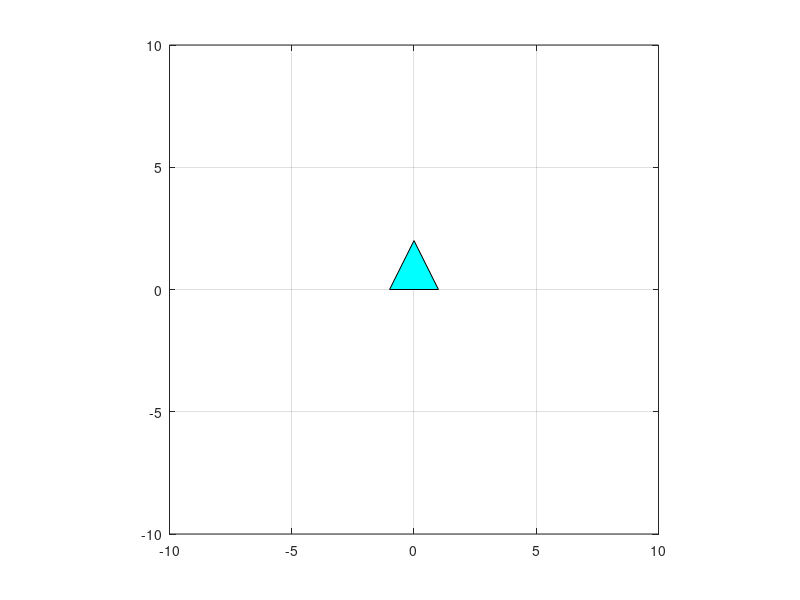

MATLAB code for this plot: (Note: this script raises an error after producing the figure.)
close

P1 = [-1 0]';
P2 = [1 0]';
P3 = [0 2]';
A1 = [P1 P2 P3];

N = 50;

h = fill(A1(1,:), A1(2,:), 'c');
axis equal;
axis([-10 10 -10 10]);
grid on;

A1h = [A1; 1 1 1]; % homogeneous coords

u1 = [3 4]';
for i = linspace(0,1,N)
    uStep = u1 * i;
    An = TransGeom(uStep(1), uStep(2), 0)*A1h;
    set(h, 'XData', An(1,:), 'YData', An(2,:));
    pause(0.05);
end

A1h = An;
alpha = 80;
for i = linspace(0,1,N)
    alphaStep = alpha * i;
    An = TransGeom(0, 0, alphaStep)*A1h;
    set(h, 'XData', An(1,:), 'YData', An(2,:));
    pause(0.05);
end

A1h = An;
u2 = [2 -5]';
for i = linspace(0,1,N)
    uStep = u2 * i;
    An = TransGeom(uStep(1), uStep(2), 0)*A1h;
    set(h, 'XData', An(1,:), 'YData', An(2,:));
    pause(0.05);
end
